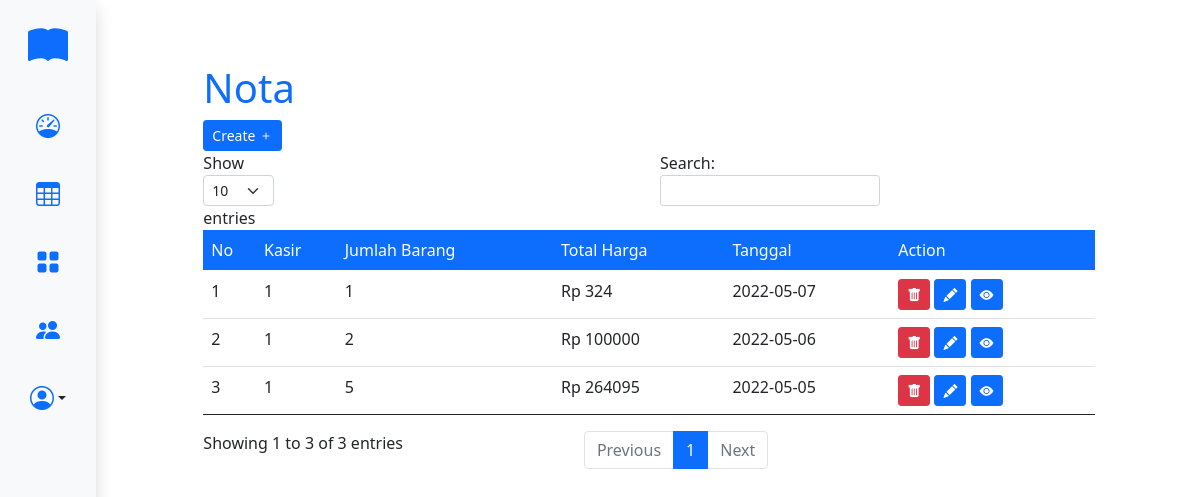
Screenshot of /admin/nota/index.php (signed in) with the database file from the repository.
### tables this page shows
CREATE TABLE `nota` (
  `id` int(11) NOT NULL AUTO_INCREMENT,
  `kasir` int(11) NOT NULL,
  `total_harga` int(11) NOT NULL DEFAULT 0,
  `created_at` date NOT NULL DEFAULT current_timestamp(),
  PRIMARY KEY (`id`),
  KEY `kasir` (`kasir`),
  CONSTRAINT `nota_ibfk_1` FOREIGN KEY (`kasir`) REFERENCES `users` (`id`) ON DELETE CASCADE ON UPDATE CASCADE
);

### src/utils/conn.php (called while the page is built, shortened)
<?php
class Conn extends PDO {
    public function assoc($sql)
    {
        $stmt = $this->prepare($sql);
        $stmt->execute();
        $stmt->setFetchMode(PDO::FETCH_ASSOC);
        return $stmt;
    }
}
?>

### src/utils/notaModel.php (called while the page is built, shortened)
<?php
require_once('conn.php');
class Nota {
    static function all()
    {
        $db = new Conn();
        return $db->assoc("SELECT * FROM nota")->fetchAll();
    }
}
?>

### src/utils/ListTransaksiModel.php (called while the page is built, shortened)
<?php
require_once('conn.php');
class ListTransaksi {
    static function getByIdNota($id)
    {
        $db = new Conn();
        return $db->assoc("SELECT * FROM list_transaksi WHERE `id_nota`=$id")->fetchAll();
    }
}
?>

### src/utils/bukuModel.php (called while the page is built, shortened)
<?php
require_once('conn.php');
class Buku {
    static function getById($id)
    {
        $db = new Conn();
        return $db->assoc("SELECT * FROM buku WHERE `id`=$id")->fetch();
    }
}
?>

### admin/nota/index.php (the view, shortened to what this page needs)
<?php
require_once('../../src/utils/notaModel.php');
require_once('../../src/utils/bukuModel.php');
require_once('../../src/utils/ListTransaksiModel.php');
function getTotalHarga(int $idNota){
    $list = ListTransaksi::getByIdNota($idNota);
    $totalHarga = 0;
    foreach ($list as $key => $value) {
        $buku = Buku::getById($value['id_buku']);
        $totalHarga += $buku['harga'];
    }
    return $totalHarga;
}
$allNota = array_reverse(Nota::all());
$index = 1;
?>
 <!DOCTYPE html>
 <html lang="en">
    <?php require_once('../../src/components/head.php'); ?>
 <body>
    <div class="container-fluid">
        <div class="row">
            <?php require_once('../../src/components/sidebar.php'); ?>
            <div class="col-sm p-3 min-vh-100 row justify-content-center">
                <div class="col-10 mt-5">
                    <h1 class="text-primary">Nota</h1>
                    <a class="btn btn-sm btn-primary" href="/admin/nota/create.php">Create <i class="bi bi-plus"></i></a>
                    <table id="orderTable" class="table table-stripped">
                            <thead class="bg-primary text-white">
                                <tr>
                                    <td>No</td>
                                    <td>Kasir</td>
                                    <td>Jumlah Barang</td>
                                    <td>Total Harga</td>
                                    <td>Tanggal</td>
                                    <td>Action</td>
                                </tr>
                            </thead>
                            <tbody>
                                <?php foreach ($allNota as $key => $value) { ?>
                                    <tr>
                                        <td><?= $index ?></td>
                                        <td><?= $value['kasir'] ?></td>
                                        <td><?= count(ListTransaksi::getByIdNota($value['id'])) ?></td>
                                        <td>Rp <?= getTotalHarga($value['id']) ?></td>
                                        <td><?= $value['created_at'] ?></td>
                                        <td>
                                            <a href="/admin/nota/delete.php?id=<?= $value['id'] ?>" class="btn btn-sm btn-danger"> <i class="bi bi-trash-fill"></i></a>
                                            <a href="/admin/nota/edit.php?id=<?= $value['id']?>" class="btn btn-sm btn-primary"> <i class="bi bi-pencil-fill"></i></a>
                                            <a href="/admin/nota/detail.php?id=<?= $value['id']?>" class="btn btn-sm btn-primary"> <i class="bi bi-eye-fill"></i></a>
                                        </td>
                                    </tr>
                                    <?php $index++ ?>
                                <?php } ?>
                            </tbody>
                    </table>
                </div>
            </div>
        </div>
    </div>
 </body>
 </html>

### src/components/head.php (shortened to what this page needs)
<head>
    <link rel="stylesheet" href="https://cdn.jsdelivr.net/npm/bootstrap@5.0.2/dist/css/bootstrap.min.css">
    <link rel="stylesheet" href="https://cdn.jsdelivr.net/npm/bootstrap-icons@1.8.1/font/bootstrap-icons.css">
    <link href="https://cdn.quilljs.com/1.3.6/quill.snow.css" rel="stylesheet">
    <link href="//cdn.quilljs.com/1.3.6/quill.snow.css" rel="stylesheet">
    <link href="//cdn.quilljs.com/1.3.6/quill.bubble.css" rel="stylesheet">
    <link href="//cdn.quilljs.com/1.3.6/quill.core.css" rel="stylesheet">
    <link rel="stylesheet" href="https://cdnjs.cloudflare.com/ajax/libs/trix/1.3.1/trix.min.css">
  </head>

### src/components/sidebar.php (shortened to what this page needs)
<div class="col-sm-auto bg-light sticky-top shadow">
                <div class="d-flex flex-sm-column flex-row flex-nowrap bg-light align-items-center sticky-top">
                    <a href="/" class="d-block p-3 link-light text-decoration-none" title="" data-bs-toggle="tooltip" data-bs-placement="right" data-bs-original-title="Icon-only">
                        <i class="bi-book-fill text-primary fs-1"></i>
                    </a>
                    <ul class="nav nav-pills flex-sm-column flex-row flex-nowrap mb-auto mx-auto text-center align-items-center">
                        <li class="nav-item">
                            <a href="/admin" class="nav-link py-3 px-2" title="Dashboard" data-bs-toggle="tooltip" data-bs-placement="right" data-bs-original-title="Home">
                                <i class="bi-speedometer fs-4"></i>
                            </a>
                        </li>
                        <li>
                            <a href="/admin/nota" class="nav-link py-3 px-2" title="Orders" data-bs-toggle="tooltip" data-bs-placement="right" data-bs-original-title="Orders">
                                <i class="bi-table fs-4"></i>
                            </a>
                        </li>
                        <li>
                            <a href="/admin/book" class="nav-link py-3 px-2" title="Devices" data-bs-toggle="tooltip" data-bs-placement="right" data-bs-original-title="Customers">
                                <i class="bi-grid-fill fs-4"></i>
                            </a>
                        </li>
                        <li>
                            <a href="/admin/user" class="nav-link py-3 px-2" title="Users" data-bs-toggle="tooltip" data-bs-placement="right" data-bs-original-title="Customers">
                                <i class="bi-people-fill fs-4"></i>
                            </a>
                        </li>
                    </ul>
                    <div class="dropdown">
                        <a href="#" class="d-flex align-items-center justify-content-center p-3 link-dark text-decoration-none dropdown-toggle" id="dropdownUser3" data-bs-toggle="dropdown" aria-expanded="false">
                            <i class="bi-person-circle text-primary fs-4"></i>
                        </a>
                    </div>
                </div>
            </div>

### rows the page displays
nota: kasir "1", count(ListTransaksi::getByIdNota($value['id'])) "1", id "324", created_at "2022-05-07"
nota: kasir "1", count(ListTransaksi::getByIdNota($value['id'])) "2", id "100000", created_at "2022-05-06"
nota: kasir "1", count(ListTransaksi::getByIdNota($value['id'])) "5", id "264095", created_at "2022-05-05"
